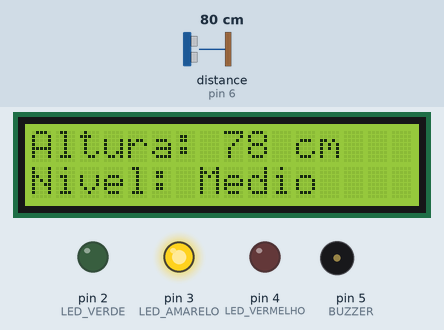
A sketch run on a simulated Arduino Uno, built with avr-gcc and run on an emulated ATmega328P. Shown: 16×2 character LCD, output pins drawn as LEDs (lit = HIGH), buzzer (waves = sounding). Wiring (inferred from the names in the program): ultrasonic range finder: trigger pin 7; echo pin 6. The test bench sets the inputs (shaded band); at power-on: distance to the obstacle (sensor on pin 6) 80 cm. The echo pulse lasts 58.3 µs per cm; pins used as bus, display or sensor lines are not drawn.

Above: at 1.2 s.
1.3 s: distance to the obstacle (sensor on pin 6) set to 250 cm
At 1.46 s:
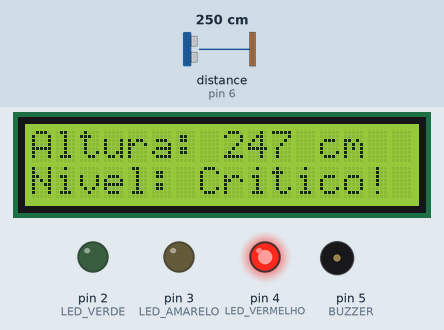
3.0 s: distance to the obstacle (sensor on pin 6) set to 179 cm
At 3.21 s:
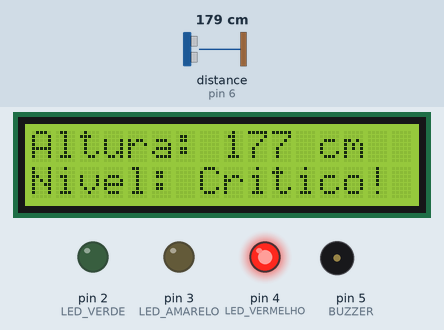
4.6 s: distance to the obstacle (sensor on pin 6) set to 174 cm
At 5.3 s:
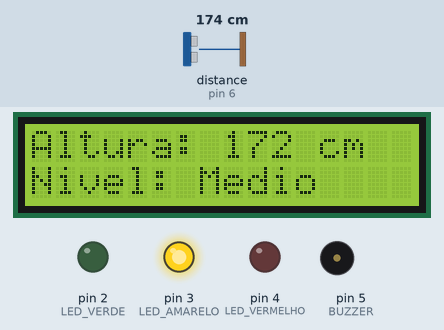
6.1 s: distance to the obstacle (sensor on pin 6) set to 2 cm
At 6.7 s:
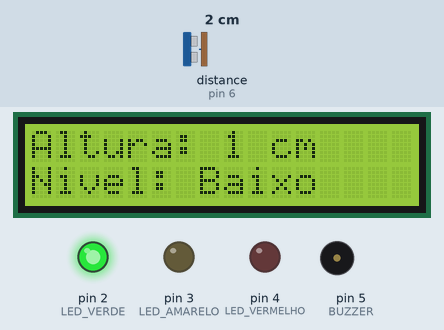
7.6 s: distance to the obstacle (sensor on pin 6) set to 4 cm
At 7.9 s:
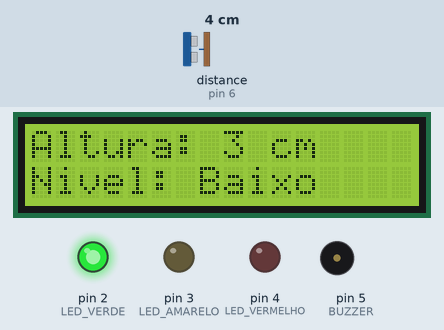
10.6 s: distance to the obstacle (sensor on pin 6) set to 18 cm
At 11.1 s:
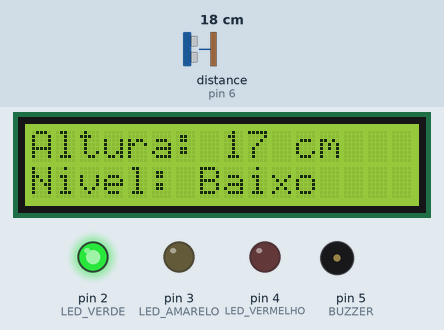
Timing chart, 0 to 13.6 s (numbered marks = the images above; inputs shaded):
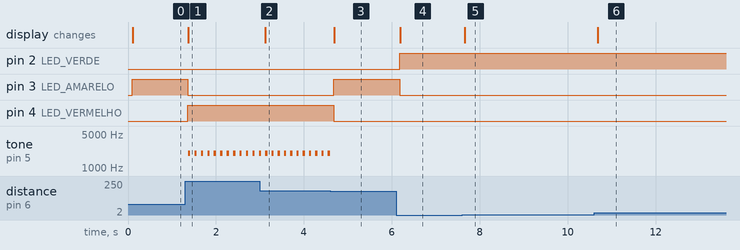

Measured:
- the behaviour switches between 177 and 176 cm on distance to the obstacle (sensor on pin 6) (found by bisection; images 2 and 3)
- after the input at 1.3 s, pin 3 (LED_AMARELO): HIGH → LOW after 0.05 s; pin 4 (LED_VERMELHO): LOW → HIGH after 0.05 s; tone on pin 5 (BUZZER): alternates 2000 Hz for 0.05 s and silent for 0.10 s, starting after 0.07 s; the display: changes after 0.07 s (image 1)
- after the input at 3.0 s, the display: changes after 0.12 s (image 2)
- after the input at 4.6 s, pin 3 (LED_AMARELO): LOW → HIGH after 0.07 s; pin 4 (LED_VERMELHO): HIGH → LOW after 0.07 s; tone on pin 5 (BUZZER): stops changing and stays silent; the display: changes after 0.09 s (image 3)
- after the input at 6.1 s, pin 2 (LED_VERDE): LOW → HIGH after 0.08 s; pin 3 (LED_AMARELO): HIGH → LOW after 0.08 s; the display: changes after 0.09 s (image 4)
- after the input at 7.6 s, the display: changes after 0.06 s (image 5)
- after the input at 10.6 s, the display: changes after 0.09 s (image 6)

The sketch:

codigo_fonte_gs.ino
```cpp
#include <Wire.h>
#include <LiquidCrystal_I2C.h>

// Definição dos pinos do sensor ultrassônico
#define TRIGGER_PIN 7  // Pino de controle do sinal de disparo
#define ECHO_PIN 6     // Pino que recebe o sinal de eco

// Definição dos pinos dos LEDs indicadores
#define LED_VERDE 2     // Indica nível seguro
#define LED_AMARELO 3   // Indica nível médio de alerta
#define LED_VERMELHO 4  // Indica nível crítico

// Definição do pino do buzzer
#define BUZZER 5  // Emitirá som quando nível crítico for atingido

// Inicialização do display LCD (endereço I2C 0x27)
LiquidCrystal_I2C lcd(0x27, 16, 2);

// Definição das alturas em centímetros para os níveis de água
const int ALTURA_BAIXA = 50;   // Nível seguro
const int ALTURA_MEDIA = 175;  // Nível de alerta

void setup() {
    // Configuração dos pinos como entrada ou saída
    pinMode(TRIGGER_PIN, OUTPUT);
    pinMode(ECHO_PIN, INPUT);
    pinMode(LED_VERDE, OUTPUT);
    pinMode(LED_AMARELO, OUTPUT);
    pinMode(LED_VERMELHO, OUTPUT);
    pinMode(BUZZER, OUTPUT);

    // Inicialização do LCD
    lcd.begin(16, 2);
    lcd.backlight();
    lcd.setCursor(0, 0);
    lcd.print("Sistema iniciado");
}

void loop() {
    long duration;
    int distance;

    // Emitindo pulso de disparo para medir distância
    digitalWrite(TRIGGER_PIN, LOW);
    delayMicroseconds(2);
    digitalWrite(TRIGGER_PIN, HIGH);
    delayMicroseconds(10);
    digitalWrite(TRIGGER_PIN, LOW);

    // Captura do tempo de resposta do sinal de eco
    duration = pulseIn(ECHO_PIN, HIGH);

    // Cálculo da distância com base no tempo de resposta
    distance = duration * 0.034 / 2;

    // Atualizando display LCD com valor medido
    lcd.clear();
    lcd.setCursor(0, 0);
    lcd.print("Altura: ");
    lcd.print(distance);
    lcd.print(" cm");

    // Lógica dos LEDs e buzzer baseada na distância medida
    if (distance < ALTURA_BAIXA) {
        // Nível seguro (LED verde aceso)
        digitalWrite(LED_VERDE, HIGH);
        digitalWrite(LED_AMARELO, LOW);
        digitalWrite(LED_VERMELHO, LOW);
        digitalWrite(BUZZER, LOW);
        lcd.setCursor(0, 1);
        lcd.print("Nivel: Baixo");
    } else if (distance < ALTURA_MEDIA) {
        // Nível médio (LED amarelo aceso)
        digitalWrite(LED_VERDE, LOW);
        digitalWrite(LED_AMARELO, HIGH);
        digitalWrite(LED_VERMELHO, LOW);
        digitalWrite(BUZZER, LOW);
        lcd.setCursor(0, 1);
        lcd.print("Nivel: Medio");
    } else {
        // Nível crítico (LED vermelho aceso + alerta sonoro)
        digitalWrite(LED_VERDE, LOW);
        digitalWrite(LED_AMARELO, LOW);
        digitalWrite(LED_VERMELHO, HIGH);
        digitalWrite(BUZZER, HIGH);
        lcd.setCursor(0, 1);
        lcd.print("Nivel: Critico!");

        // Ativa um som de alerta com um tom agudo
        tone(BUZZER, 2000);
        delay(50);
        noTone(BUZZER);  // Para o som após um curto intervalo
    }

    delay(50); // Pequeno intervalo antes da próxima leitura
}
```
